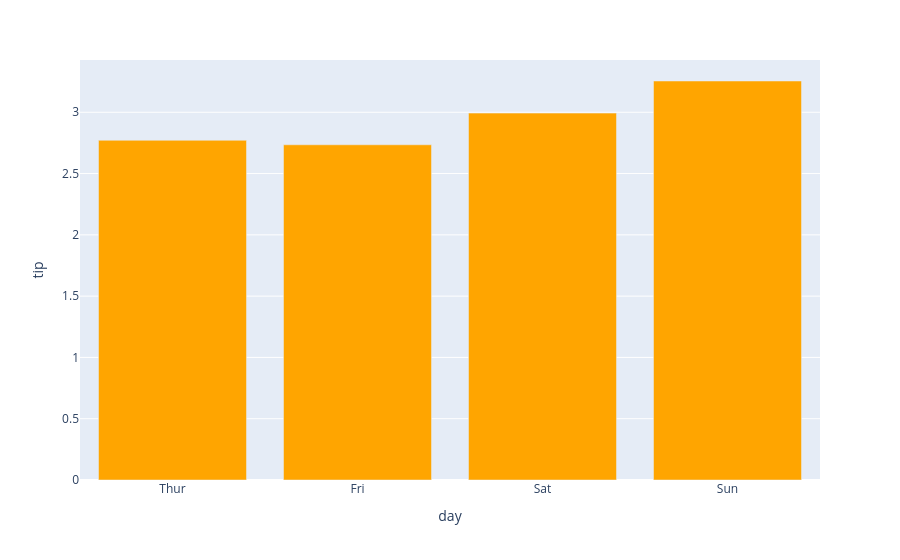

Write notebook code for a chart like this one.
### Code cell
bar_chart=df.groupby("day")['tip'].mean().reset_index()
fig=px.bar(bar_chart,x="day",y="tip",color_discrete_sequence=["orange"])
fig.show()

### Figure 1 — Plotly figure (JSON) as saved in the notebook; plotly's stock layout.template omitted (floating-point values rounded to 4 significant figures)
{"data": [{"hovertemplate": "day=%{x}<br>tip=%{y}<extra></extra>", "legendgroup": "", "marker": {"color": "orange", "pattern": {"shape": ""}}, "name": "", "orientation": "v", "showlegend": false, "textposition": "auto", "type": "bar", "x": ["Thur", "Fri", "Sat", "Sun"], "xaxis": "x", "y": [2.771, 2.735, 2.993, 3.255], "yaxis": "y"}], "layout": {"barmode": "relative", "legend": {"tracegroupgap": 0}, "margin": {"t": 60}, "xaxis": {"anchor": "y", "domain": [0, 1], "title": {"text": "day"}}, "yaxis": {"anchor": "x", "domain": [0, 1], "title": {"text": "tip"}}}}
